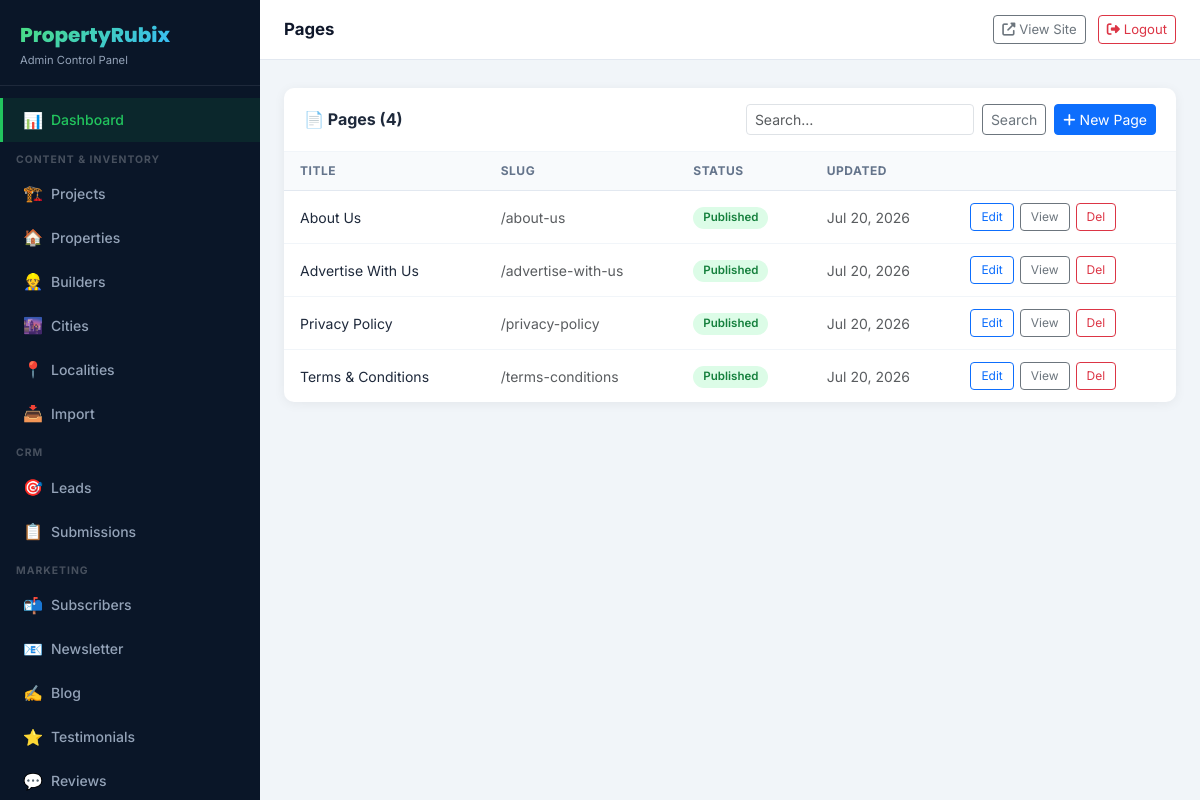
Page /admin/pages/index.php (signed in) on the committed database.
### tables this page shows
CREATE TABLE `branding_settings` (
  `id`              INT UNSIGNED NOT NULL AUTO_INCREMENT,
  `site_name`       VARCHAR(255) DEFAULT 'PropertyRubix',
  `logo`            VARCHAR(255) DEFAULT NULL,
  `favicon`         VARCHAR(255) DEFAULT NULL,
  `primary_color`   VARCHAR(20)  DEFAULT '#16a34a',
  `secondary_color` VARCHAR(20)  DEFAULT '#0f172a',
  `tagline`         VARCHAR(255) DEFAULT NULL,
  `updated_at`      DATETIME NOT NULL DEFAULT CURRENT_TIMESTAMP ON UPDATE CURRENT_TIMESTAMP,
  PRIMARY KEY (`id`)
);

CREATE TABLE `pages` (
  `id`               INT UNSIGNED NOT NULL AUTO_INCREMENT,
  `title`            VARCHAR(255) NOT NULL,
  `slug`             VARCHAR(120) NOT NULL,
  `body`             LONGTEXT DEFAULT NULL,
  `meta_title`       VARCHAR(255) DEFAULT NULL,
  `meta_description` TEXT DEFAULT NULL,
  `status`           ENUM('published','draft') NOT NULL DEFAULT 'published',
  `sort_order`       INT NOT NULL DEFAULT 0,
  `created_at`       DATETIME NOT NULL DEFAULT CURRENT_TIMESTAMP,
  `updated_at`       DATETIME NOT NULL DEFAULT CURRENT_TIMESTAMP ON UPDATE CURRENT_TIMESTAMP,
  PRIMARY KEY (`id`),
  UNIQUE KEY `uq_slug` (`slug`),
  KEY `idx_status` (`status`)
);

### config/db.php (called while the page is built, shortened)
<?php
function db(): PDO {
    static $pdo = null;
    if ($pdo === null) {
        $dsn = 'mysql:host=' . DB_HOST . ';dbname=' . DB_NAME . ';charset=' . DB_CHARSET;
        $options = [
            PDO::ATTR_ERRMODE            => PDO::ERRMODE_EXCEPTION,
            PDO::ATTR_DEFAULT_FETCH_MODE => PDO::FETCH_ASSOC,
            PDO::ATTR_EMULATE_PREPARES   => false,
            PDO::MYSQL_ATTR_INIT_COMMAND => "SET NAMES utf8mb4 COLLATE utf8mb4_unicode_ci",
        ];
        try {
            $pdo = new PDO($dsn, DB_USER, DB_PASS, $options);
        } catch (PDOException $e) {
            die('
            <div style="font-family:sans-serif;padding:30px;background:#fef2f2;border:1px solid #fca5a5;border-radius:8px;max-width:600px;margin:40px auto">
                <h2 style="color:#dc2626">⚠ Database Connection Error</h2>
                <p>Could not connect to MySQL. Please check:</p>
                <ul>
                    <li>XAMPP MySQL service is running</li>
                    <li>Database <strong>' . DB_NAME . '</strong> exists in phpMyAdmin</li>
                    <li>Credentials in <code>config/db.php</code> are correct</li>
                    <li>You have imported <code>database/schema.sql</code> and <code>database/seed.sql</code></li>
                </ul>
                <p style="color:#6b7280;font-size:0.875rem">Error: ' . htmlspecialchars($e->getMessage()) . '</p>
            </div>');
        }
    }
    return $pdo;
}

### app/helpers/settings.php (called while the page is built, shortened)
<?php
function getBranding(): array {
    static $branding = [];
    if (!$branding) {
        try {
            $branding = db()->query("SELECT * FROM branding_settings LIMIT 1")->fetch() ?: [];
        } catch (Throwable) {}
    }
    return $branding ?: [
        'site_name' => 'PropertyRubix',
        'primary_color' => '#16a34a',
        'secondary_color' => '#0f172a',
        'tagline' => 'Find Your Perfect Property',
        'logo' => null,
    ];
}

### admin/includes/auth_check.php (called while the page is built, shortened)
<?php
require_once __DIR__ . '/../../config/db.php';
require_once APP_PATH . 'helpers/csrf.php';
require_once APP_PATH . 'helpers/settings.php';
$branding    = getBranding();
$siteName    = $branding['site_name'] ?? 'PropertyRubix';

### admin/includes/crud_helpers.php (called while the page is built, shortened)
<?php
function crudList(PDO $pdo, string $table, int $perPage = 20, string $orderBy = 'id DESC', string $extraJoin = '', string $extraSelect = '', string $search = '', array $searchCols = []): array {
    $page   = max(1, (int)($_GET['page'] ?? 1));
    $offset = ($page - 1) * $perPage;
    $where = '1=1';
    $args  = [];
    $total = $pdo->prepare("SELECT COUNT(*) FROM `$table` $extraJoin WHERE $where");
    $total->execute($args);
    $total = (int)$total->fetchColumn();
    $rows = $pdo->prepare("SELECT `$table`.* $extraSelect FROM `$table` $extraJoin WHERE $where ORDER BY $orderBy LIMIT ? OFFSET ?");
    $rows->execute(array_merge($args, [$perPage, $offset]));
    return [
        'rows'       => $rows->fetchAll(),
        'total'      => $total,
        'page'       => $page,
        'totalPages' => (int)ceil($total / $perPage),
        'perPage'    => $perPage,
    ];
}

### app/helpers/csrf.php (called while the page is built, shortened)
<?php
function csrfToken(): string {
    return $_SESSION['csrf_token'];
}

### admin/pages/index.php (the view, shortened to what this page needs)
<?php
require_once __DIR__ . '/../includes/auth_check.php';
require_once __DIR__ . '/../includes/crud_helpers.php';
$pdo    = db();
$action = $_GET['action'] ?? 'list';
$search = trim($_GET['q'] ?? '');
$list = crudList($pdo, 'pages', 20, 'title ASC', '', '', $search, ['title','slug']);
require __DIR__ . '/../includes/header.php';
?>
<?php if ($action === 'list'): ?>
<div class="adm-table-wrap">
  <div class="adm-table-header">
    <h2 class="adm-table-title">📄 Pages (<?= $list['total'] ?>)</h2>
    <div class="d-flex gap-2">
      <form class="d-flex gap-2" method="get">
        <input type="text" name="q" class="form-control form-control-sm" placeholder="Search…" value="<?= htmlspecialchars($search) ?>">
        <button class="btn btn-sm btn-outline-secondary">Search</button>
      </form>
      <a href="?action=new" class="btn btn-sm btn-primary"><i class="fas fa-plus me-1"></i>New Page</a>
    </div>
  </div>
  <div class="table-responsive">
    <table class="adm-table">
      <thead><tr><th>Title</th><th>Slug</th><th>Status</th><th>Updated</th><th></th></tr></thead>
      <tbody>
        <?php foreach ($list['rows'] as $p): ?>
        <tr>
          <td class="fw-600"><?= htmlspecialchars($p['title']) ?></td>
          <td class="text-muted">/<?= htmlspecialchars($p['slug']) ?></td>
          <td><span class="adm-badge badge-<?= htmlspecialchars($p['status']) ?>"><?= ucfirst($p['status']) ?></span></td>
          <td class="text-muted small"><?= date('M j, Y', strtotime($p['updated_at'])) ?></td>
          <td>
            <div class="actions">
              <a href="?action=edit&id=<?= $p['id'] ?>" class="btn btn-sm btn-outline-primary">Edit</a>
              <a href="<?= BASE_URL ?><?= htmlspecialchars($p['slug']) ?>" target="_blank" class="btn btn-sm btn-outline-secondary">View</a>
              <a href="?action=delete&id=<?= $p['id'] ?>&csrf_token=<?= csrfToken() ?>" class="btn btn-sm btn-outline-danger" data-confirm="Delete this page?">Del</a>
            </div>
          </td>
        </tr>
        <?php endforeach; ?>
      </tbody>
    </table>
  </div>
</div>
<?php endif; ?>
<?php require __DIR__ . '/../includes/footer.php'; ?>

### admin/includes/sidebar.php (shortened to what this page needs)
<?php
$adminBase = BASE_URL . 'admin/';
$curDir    = basename(dirname($_SERVER['PHP_SELF']));
function adminLink(string $href, string $icon, string $label, string $curDir = '', string $match = ''): string {
    $active = ($match && ($curDir === $match || basename($_SERVER['PHP_SELF']) === $match)) ? 'active' : '';
    return "<a href=\"$href\" class=\"adm-nav-link $active\"><span class=\"nav-icon\">$icon</span> $label</a>";
}
?>
<aside class="adm-sidebar" id="adminSidebar">
  <div class="adm-logo">
    <a href="<?= $adminBase ?>"><?= htmlspecialchars($siteName) ?></a>
    <p>Admin Control Panel</p>
  </div>
  <nav class="adm-nav">
    <?= adminLink($adminBase, '📊', 'Dashboard', $curDir, 'index.php') ?>
    <div class="adm-nav-section">Content & Inventory</div>
    <?= adminLink($adminBase . 'projects/', '🏗️', 'Projects', $curDir, 'projects') ?>
    <?= adminLink($adminBase . 'properties/', '🏠', 'Properties', $curDir, 'properties') ?>
    <?= adminLink($adminBase . 'builders/', '👷', 'Builders', $curDir, 'builders') ?>
    <?= adminLink($adminBase . 'cities/', '🌆', 'Cities', $curDir, 'cities') ?>
    <?= adminLink($adminBase . 'localities/', '📍', 'Localities', $curDir, 'localities') ?>
    <?= adminLink($adminBase . 'import/', '📥', 'Import', $curDir, 'import') ?>
    <div class="adm-nav-section">CRM</div>
    <?= adminLink($adminBase . 'leads/', '🎯', 'Leads', $curDir, 'leads') ?>
    <?= adminLink($adminBase . 'submissions/', '📋', 'Submissions', $curDir, 'submissions') ?>
    <div class="adm-nav-section">Marketing</div>
    <?= adminLink($adminBase . 'subscribers/', '📬', 'Subscribers', $curDir, 'subscribers') ?>
    <?= adminLink($adminBase . 'newsletter/', '📧', 'Newsletter', $curDir, 'newsletter') ?>
    <?= adminLink($adminBase . 'blog/', '✍️', 'Blog', $curDir, 'blog') ?>
    <?= adminLink($adminBase . 'testimonials/', '⭐', 'Testimonials', $curDir, 'testimonials') ?>
    <?= adminLink($adminBase . 'reviews/', '💬', 'Reviews', $curDir, 'reviews') ?>
  </nav>
</aside>

### assets/css/admin.css (style rules this page uses)
:root { --adm-sidebar-bg: #0a1628; --adm-sidebar-w: 260px; --adm-header-h: 60px; --adm-primary: #a9804b; --adm-primary-hover: #8f6b3d; --adm-primary-light: #f2e2ba; --adm-accent: #22c55e; --adm-text: #e2e8f0; --adm-text-muted: #94a3b8; --adm-border: #1e293b; --adm-card: #ffffff; --adm-bg: #f1f5f9; --adm-radius: 10px; }
* { box-sizing: border-box; }
body.admin-body { margin: 0; font-family: 'Inter', sans-serif; background: var(--adm-bg); color: #1e293b; overflow-x: hidden; }
.adm-sidebar { position: fixed; top: 0; left: 0; width: var(--adm-sidebar-w); height: 100vh; background: var(--adm-sidebar-bg); z-index: 1000; display: flex; flex-direction: column; overflow-y: auto; transition: transform 0.3s ease; }
.adm-logo { padding: 20px 20px 16px; border-bottom: 1px solid var(--adm-border); flex-shrink: 0; }
.adm-logo a { text-decoration: none; font-size: 1.25rem; font-weight: 800; font-family: 'Poppins', sans-serif; background: linear-gradient(135deg, #4ade80, #38bdf8); -webkit-background-clip: text; -webkit-text-fill-color: transparent; background-clip: text; }
.adm-logo p { font-size: 0.7rem; color: var(--adm-text-muted); margin: 2px 0 0; }
.adm-nav { padding: 12px 0; flex: 1; }
.adm-nav-section { padding: 10px 16px 4px; font-size: 0.65rem; font-weight: 700; text-transform: uppercase; letter-spacing: 1px; color: rgba(255,255,255,0.25); }
.adm-nav-link { display: flex; align-items: center; gap: 10px; padding: 10px 20px; color: var(--adm-text-muted); text-decoration: none; font-size: 0.875rem; font-weight: 500; border-left: 3px solid transparent; transition: all 0.2s ease; white-space: nowrap; }
.adm-nav-link .nav-icon { font-size: 1rem; width: 18px; text-align: center; }
.adm-nav-link.active { color: var(--adm-accent); background: rgba(22,163,74,0.12); border-left-color: var(--adm-accent); }
.adm-table-wrap { background: white; border-radius: var(--adm-radius); box-shadow: 0 2px 12px rgba(0,0,0,0.06); overflow: hidden; }
.adm-table-header { padding: 16px 20px; border-bottom: 1px solid #f1f5f9; display: flex; align-items: center; justify-content: space-between; gap: 12px; flex-wrap: wrap; }
.adm-table-title { font-size: 1rem; font-weight: 700; margin: 0; }
.adm-table { width: 100%; border-collapse: collapse; }
.adm-table th { background: #f8fafc; padding: 10px 16px; text-align: left; font-size: 0.75rem; font-weight: 700; text-transform: uppercase; letter-spacing: 0.5px; color: #64748b; border-bottom: 1px solid #e2e8f0; }
.adm-table td { padding: 12px 16px; font-size: 0.875rem; border-bottom: 1px solid #f1f5f9; vertical-align: middle; }
.adm-table tr:last-child td { border-bottom: none; }
.adm-table .actions { display: flex; gap: 6px; }
.adm-table .actions .btn { font-size: 0.75rem; padding: 4px 10px; }
.badge-published { background: #dcfce7; color: #15803d; }
.adm-badge { display: inline-block; padding: 2px 10px; border-radius: 50px; font-size: 0.72rem; font-weight: 600; }

### rows in the picture
branding_settings: site_name "PropertyRubix"
pages: title "About Us", slug "about-us", status "Published", updated_at "Jul 20, 2026"
pages: title "Advertise With Us", slug "advertise-with-us", status "Published", updated_at "Jul 20, 2026"
pages: title "Privacy Policy", slug "privacy-policy", status "Published", updated_at "Jul 20, 2026"
pages: title "Terms & Conditions", slug "terms-conditions", status "Published", updated_at "Jul 20, 2026"

### other values in the picture
$icon "📊 🏗️ 🏠 👷 🌆 📍 📥 🎯 📋 📬 📧 ✍️ ⭐ 💬"
$label "Dashboard Projects Properties Builders Cities Localities Import Leads Submissions Subscribers Newsletter Blog Testimonials Reviews"
$pageTitle "Pages"
$list['total'] "4"
